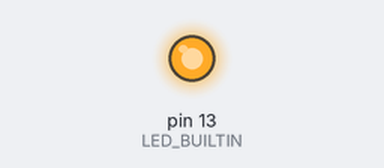
Bench run of a sketch on a simulated Arduino Uno, built with avr-gcc and run on an emulated ATmega328P. On the bench: output pins drawn as LEDs (lit = HIGH).

Above: at 0.15 s.
At 5.0 s:
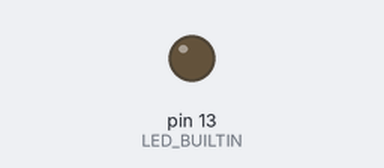
Timing chart, 0 to 6.8 s (numbered marks = the images above):
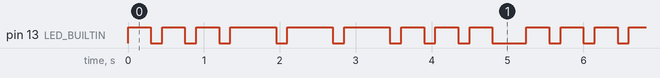

The sketch:

2_solution.ino
```cpp
// flashes the SOS morse code signal on the LED


void setup() {
  // initialize digital pin LED_BUILTIN as an output.
  pinMode(LED_BUILTIN, OUTPUT);
}

void loop() {
  s();
  o();
  s();
  delay(300);
}


// my own functions

void s() {
  digitalWrite(LED_BUILTIN, HIGH);
  delay(300);
  digitalWrite(LED_BUILTIN, LOW);
  delay(150);
  digitalWrite(LED_BUILTIN, HIGH);
  delay(300);
  digitalWrite(LED_BUILTIN, LOW);
  delay(150);
  digitalWrite(LED_BUILTIN, HIGH);
  delay(300);
  digitalWrite(LED_BUILTIN, LOW);
  delay(150);
}

void o() {
  digitalWrite(LED_BUILTIN, HIGH);
  delay(600);
  digitalWrite(LED_BUILTIN, LOW);
  delay(150);
  digitalWrite(LED_BUILTIN, HIGH);
  delay(600);
  digitalWrite(LED_BUILTIN, LOW);
  delay(150);
  digitalWrite(LED_BUILTIN, HIGH);
  delay(600);
  digitalWrite(LED_BUILTIN, LOW);
  delay(150);
}
```

Measured:
- by itself, pin 13 (LED_BUILTIN): repeats every 5.3 s: 2 × (LOW 0.15 s, HIGH 0.30 s), 3 × (LOW 0.15 s, HIGH 0.60 s), 3 × (LOW 0.15 s, HIGH 0.30 s), LOW 0.45 s, HIGH 0.30 s
- by itself, everything shown: repeats every 5.3 s, in 18 steps
